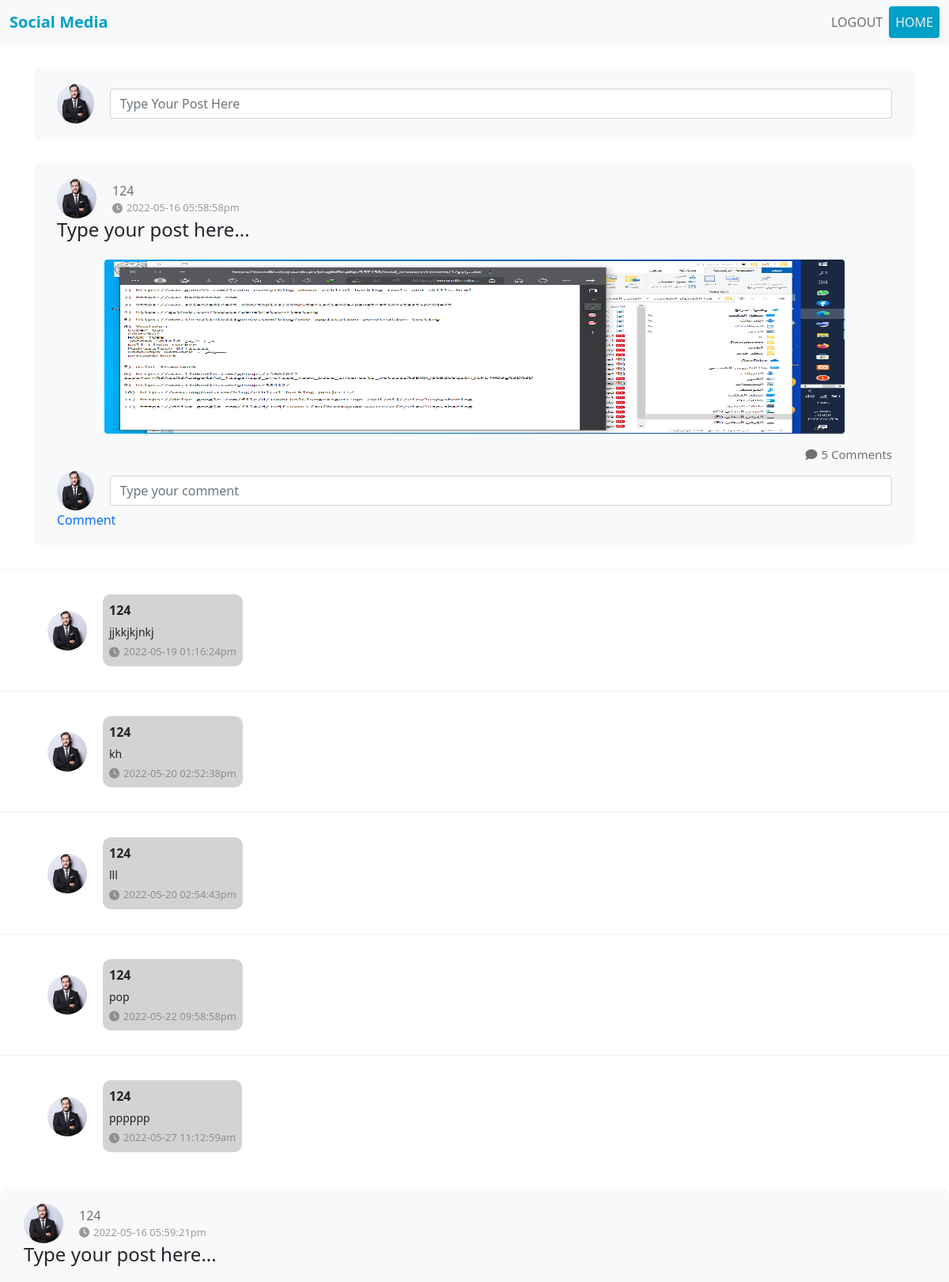
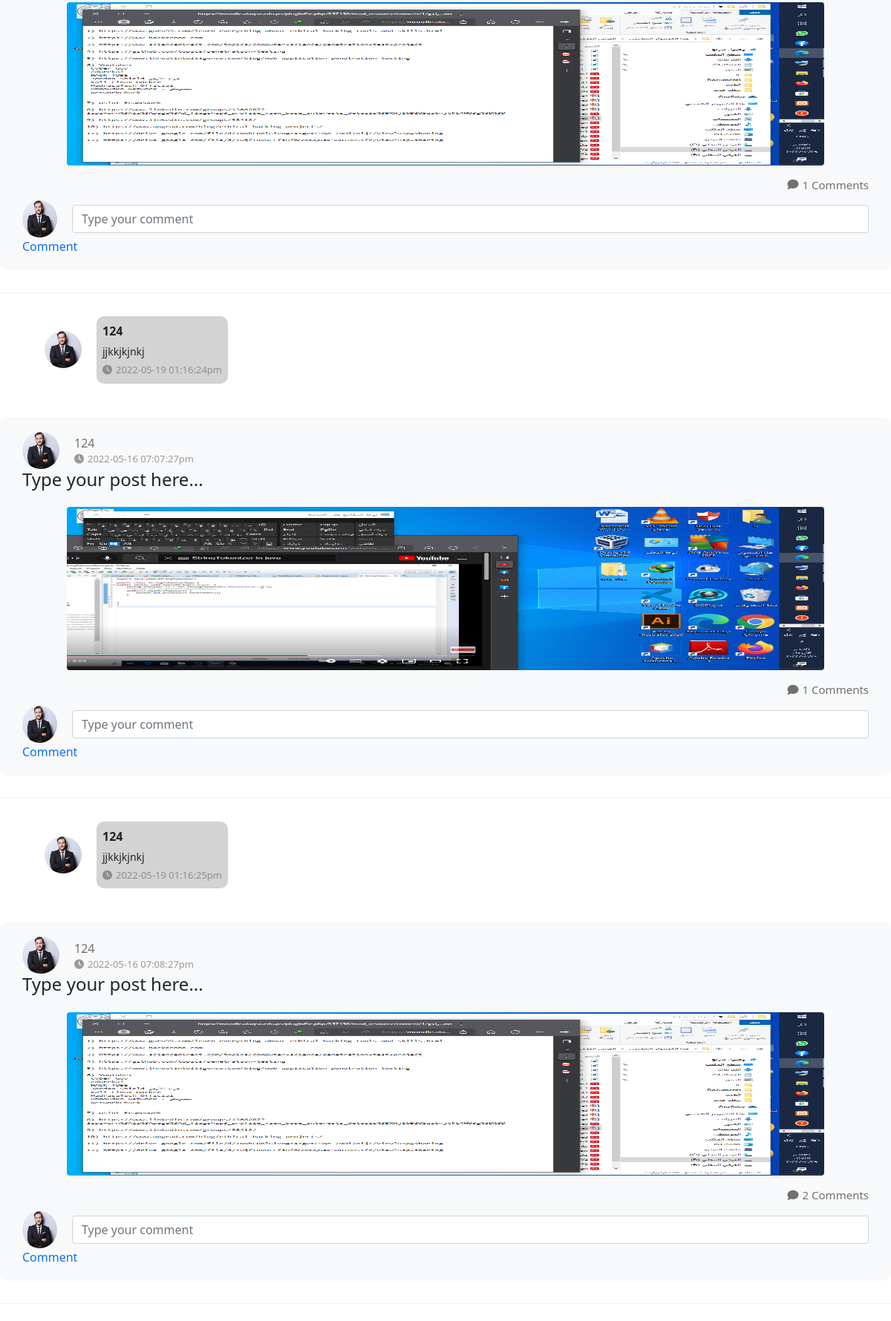
The page /Profile.php (signed in, upper part) on the database its author committed (2 pictures, top to bottom).
### tables this page shows
CREATE TABLE `posts` (
  `Post_Id` int(11) NOT NULL,
  `text` varchar(255) NOT NULL,
  `picturePost` varchar(255) NOT NULL,
  `Create_at` varchar(255) NOT NULL,
  `User_id` int(11) NOT NULL
);

CREATE TABLE `users` (
  `Id` int(50) NOT NULL,
  `name` varchar(50) NOT NULL,
  `email` varchar(50) NOT NULL,
  `pass` varchar(50) NOT NULL,
  `mobile` varchar(10) NOT NULL,
  `picture` varchar(255) NOT NULL
);

CREATE TABLE `comments` (
  `Comment_id` int(11) NOT NULL,
  `text_comment` varchar(255) NOT NULL,
  `Created_at_comment` varchar(255) NOT NULL,
  `User_id` int(11) NOT NULL,
  `Post_id` int(11) NOT NULL
);

### Profile.php (the view, shortened to what this page needs)
<?php
$host='localhost';
$username='root';
$password='';
$db='aqsa';
$Id=$_SESSION ['Id'];
$con=new mysqli($host,$username,$password,$db);
$user_check_query="SELECT * from users where Id='$Id' ";
$result=mysqli_query($con,$user_check_query);
$user=mysqli_fetch_assoc($result);
?>
<!DOCTYPE html>
<html lang="en">
<head>
    <link href="https://cdn.jsdelivr.net/npm/bootstrap@5.0.2/dist/css/bootstrap.min.css" rel="stylesheet">
    <link rel="stylesheet" href="https://cdnjs.cloudflare.com/ajax/libs/font-awesome/6.1.1/css/all.min.css" />
    <link rel="stylesheet" href="css/style.css">
</head>
<body>
<nav class="navbar navbar-expand-lg navbar-light bg-light">
    <div class="container-fluid">
      <a class="navbar-brand brand">Social Media</a>
      <div class="collapse navbar-collapse" id="navbarText" style="flex-grow: 0;">
        <ul class="navbar-nav me-auto mb-2 mb-lg-0">
          <li class="nav-item">
            <a class="nav-link " aria-current="page" href="logout.php?Id=<?php echo $_SESSION['Id'];?>">
    LOGOUT</a>
          </li>
          <li class="nav-item">
            <a class="nav-link asignUp" href="pjp.php">HOME</a>
          </li>
        </ul>
    </div>
    </div>
</nav>
<div class="container">
    <div class="postForm">
       <div class="flexPostForm">
        <div class="imgPostForm">
                     <?php  echo "<img src=".$user['picture'].">"; ?>
        </div>
        <input data-bs-toggle="modal" data-bs-target="#exampleModal" class="form-control" type="text" placeholder="Type Your Post Here" aria-label=".form-control-lg example">
       </div>
    </div>
    <?php
require 'db.php';
 $sql="select * from posts join users on users.Id=posts.User_id where Id=$Id";
$result=$con->query($sql);
if($result->num_rows >0)
while($row=$result->fetch_assoc()){
    ?>
    <div class="postCard">
        <div class="postForm">
            <div class="flexPostForm">
                <div class="imgPostForm">
                <?php    echo  '<img src='.$row['picture'].'  alt="...">';     ?>
                </div>
                <div class="namePostCard">
                    <p class="name"><?php echo $row['name']; ?></p>
                    <div class="divTime">
                        <i class="fa-solid fa-clock"></i>
                        <p><?php echo $row['Create_at']; ?></p>
                    </div>
                </div>
            </div>
            <div><h4> <?php echo $row['text'];  ?></h4> </div>
            <div class="imgPost">
            <?php    echo  '<img src='.$row['picturePost'].' class="img-fluid rounded" alt="...">';     ?>
            </div>
            <div class="divNumComments">
                <i class="fa-solid fa-comment pNumComments"></i>
                <?php
                $po=$row['Post_Id'];
                $sql9="select * from comments join users on users.Id=comments.User_id join posts on posts.Post_Id=comments.Post_id where comments.Post_id=$po";
$result9=$con->query($sql9);
$numcom=0;
while($row9=$result9->fetch_assoc()){
$numcom++;
}
          echo  '<p class="pNumComments">'. $numcom.' Comments</p>';
                ?>
            </div>
            <form action="" method="post">
            <div>
                <div class="flexPostForm">
                    <div class="imgPostForm">
                    <?php
$sql5="select * from users where id='$Id'";
$result5=$con->query($sql5);
if($result5->num_rows >0)
if($row5=$result5->fetch_assoc()){
?>
                    <?php    echo  '<img src='.$row5['picture'].'  alt="...">';   }  ?>
                    </div>
                    <input class="form-control" name="TextComment" type="text" placeholder="Type your comment" aria-label=".form-control-lg example">
                </div>
            </div></form>
            <a href="indexPost.php?idf=<?php
            echo $row['Post_Id'];
                      ?>">  <?php  $row['Post_Id'];
                     ?> Comment  </a>
<?php
$sql2="select * from comments join users on users.Id=comments.User_id join posts on posts.Post_Id=comments.Post_id";
$result2=$con->query($sql2);
while($row2=$result2->fetch_assoc()){
if($row2['Post_Id']==$row['Post_Id']){
?>
            <hr class="hr">
            <div class="comment">
                <div class="flexPostForm">
                    <div class="imgPostForm">
                        <?php    echo  '<img src='.$row2['picture'].'  alt="...">';     ?>
                    </div>
                    <div class="boxComment">
                        <p class="nameBoxComment"><?php echo $row2['name']; ?></p>
                        <p class="contentBoxComment"><?php echo $row2['text_comment']; ?></p>
                        <div class="divTime">
                            <i class="fa-solid fa-clock"></i>
                            <p><?php echo $row2['Created_at_comment']; ?></p>
                        </div>
                    </div>
                </div>
            </div>
            <?php
}
        ?>
            </div>
<?php
}
}
?>
</body>
</html>

### css/style.css (style rules this page uses)
* { padding: 0px; margin: 0px; box-sizing: border-box; }
a { text-decoration: none; }
p { margin-bottom: 0px; }
.brand { color: #00a0c7 !important; font-weight: bold; }
.asignUp { background: #00a0c7; color: #eee !important; border-radius: 4px; box-shadow: 2px 3px 4px #eee; }
.postForm { width:100%; height: auto; padding: 20px 30px; border-radius: 10px; background-color: #F8F9FA; margin-top: 30px; margin-bottom: 30px; }
.flexPostForm { display: flex; align-items: center; }
.imgPostForm { width: 50px; height: 50px; border-radius: 50%; margin-right: 20px; }
.imgPostForm img { width: 100%; height: 100%; border-radius: 50%; }
.name { color: #707070; }
.divTime { display: flex; align-items: center; color: #707070b0; font-size: 13px; }
.divTime i { margin-right: 5px; }
.imgPost { padding: 15px 60px; height: 250px; }
.imgPost img { width: 100%; height: 100%; }
.divNumComments { display: flex; align-items: center; color: #707070; font-size: 15px; justify-content: end; margin-bottom: 10px; }
.divNumComments i { margin-right: 5px; }
.hr { background-color: #70707063; }
.comment { padding: 15px 60px; }
.boxComment { background-color: #d3d3d3; border-radius: 10px; padding: 8px; width: auto; }
.nameBoxComment { font-weight: bold; margin-bottom: 5px; }
.contentBoxComment { margin-bottom: 5px; font-size: 14px; }

### rows shown on the page
posts: User.name "124", Create_at "2022-05-16 05:58:58pm", text "Type your post here...", numcom "5"
comments: User.name "124", text_comment "jjkkjkjnkj", Created_at_comment "2022-05-19 01:16:24pm"
comments: User.name "124", text_comment "kh", Created_at_comment "2022-05-20 02:52:38pm"
comments: User.name "124", text_comment "lll", Created_at_comment "2022-05-20 02:54:43pm"
comments: User.name "124", text_comment "pop", Created_at_comment "2022-05-22 09:58:58pm"
comments: User.name "124", text_comment "pppppp", Created_at_comment "2022-05-27 11:12:59am"
posts: User.name "124", Create_at "2022-05-16 05:59:21pm", text "Type your post here...", numcom "1"
comments: User.name "124", text_comment "jjkkjkjnkj", Created_at_comment "2022-05-19 01:16:24pm"
posts: User.name "124", Create_at "2022-05-16 07:07:27pm", text "Type your post here...", shows a picture, numcom "1"
comments: User.name "124", text_comment "jjkkjkjnkj", Created_at_comment "2022-05-19 01:16:25pm"
posts: User.name "124", Create_at "2022-05-16 07:08:27pm", text "Type your post here...", numcom "2"
